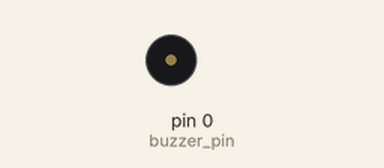
Recording of a sketch running on a simulated Arduino Uno, built with avr-gcc and run on an emulated ATmega328P. Shown: buzzer (waves = sounding, pin HIGH).

Above: at 1.5 s.
At 6.45 s:
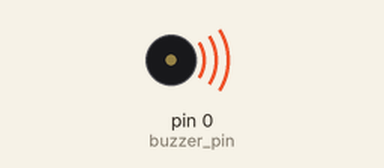
Timing chart, 0 to 7.6 s (numbered marks = the images above):
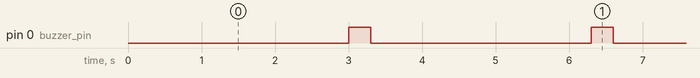

Measured:
- by itself, pin 0 (buzzer_pin): alternates HIGH for 0.30 s and LOW for 3.0 s

The sketch:

buzzer.ino
```cpp
int buzzer_pin=0;
void setup() {
  // put your setup code here, to run once:
pinMode(buzzer_pin,OUTPUT);
}
void play_tone(){
  digitalWrite(buzzer_pin,HIGH);
  delay(300);
  digitalWrite(buzzer_pin,LOW);
}
void loop() {
  // put your main code here, to run repeatedly:
delay(3000);
play_tone();
}
```
